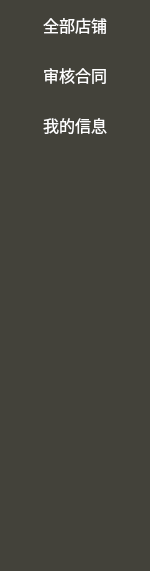
   <widget class="QWidget" name="widgetLeft" native="true">
    <property name="geometry">
     <rect>
      <x>0</x>
      <y>30</y>
      <width>150</width>
      <height>571</height>
     </rect>
    </property>
    <widget class="QWidget" name="widgetBtn" native="true">
     <property name="geometry">
      <rect>
       <x>0</x>
       <y>0</y>
       <width>150</width>
       <height>571</height>
      </rect>
     </property>
     <property name="styleSheet">
      <string notr="true">QToolButton
{	
color:rgb(255, 255, 255);
background:#66A5ad;
border-radius:10px;
font-size:16px;
}
QWidget
{
background:rgb(67, 66, 58)
}

QToolButton:hover
{
	color:rgb(255, 234, 246);
	borderr-radius:10px;
	background:#07575B;
}


</string>
     </property>
     <widget class="QToolButton" name="btnMyShop">
      <property name="geometry">
       <rect>
        <x>0</x>
        <y>50</y>
        <width>150</width>
        <height>50</height>
       </rect>
      </property>
      <property name="text">
       <string>审核合同</string>
      </property>
     </widget>
     <widget class="QToolButton" name="btnAllShop">
      <property name="geometry">
       <rect>
        <x>0</x>
        <y>0</y>
        <width>150</width>
        <height>50</height>
       </rect>
      </property>
      <property name="styleSheet">
       <string notr="true"/>
      </property>
      <property name="text">
       <string>全部店铺</string>
      </property>
     </widget>
     <widget class="QToolButton" name="btnInf">
      <property name="geometry">
       <rect>
        <x>0</x>
        <y>100</y>
        <width>150</width>
        <height>50</height>
       </rect>
      </property>
      <property name="text">
       <string>我的信息</string>
      </property>
     </widget>
    </widget>
   </widget>
